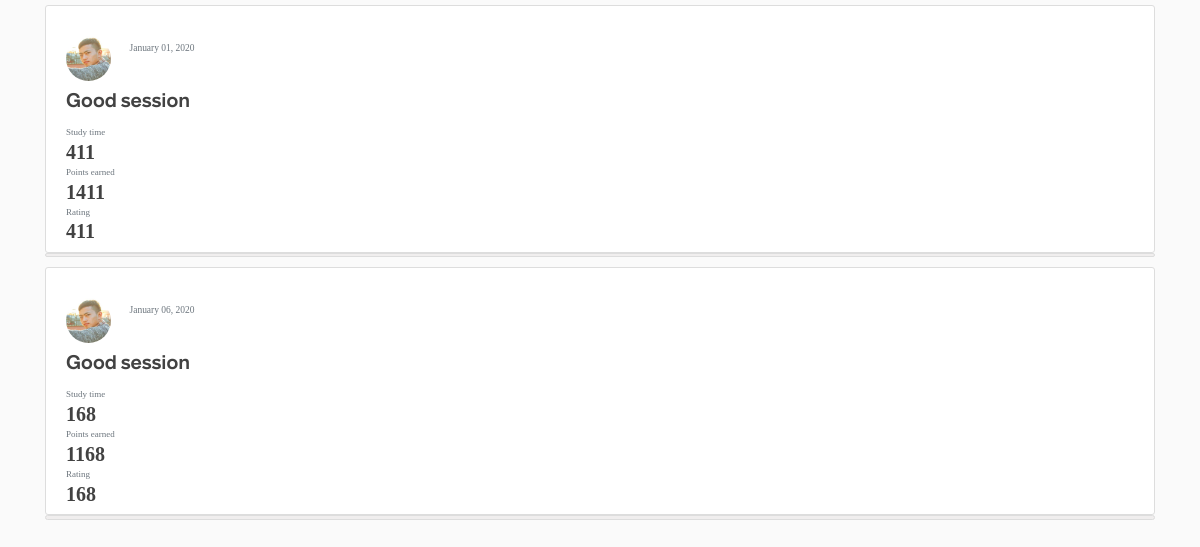
The page /rewards/purchase_rewards/go_home/ (lower part) on the database as committed earlier.
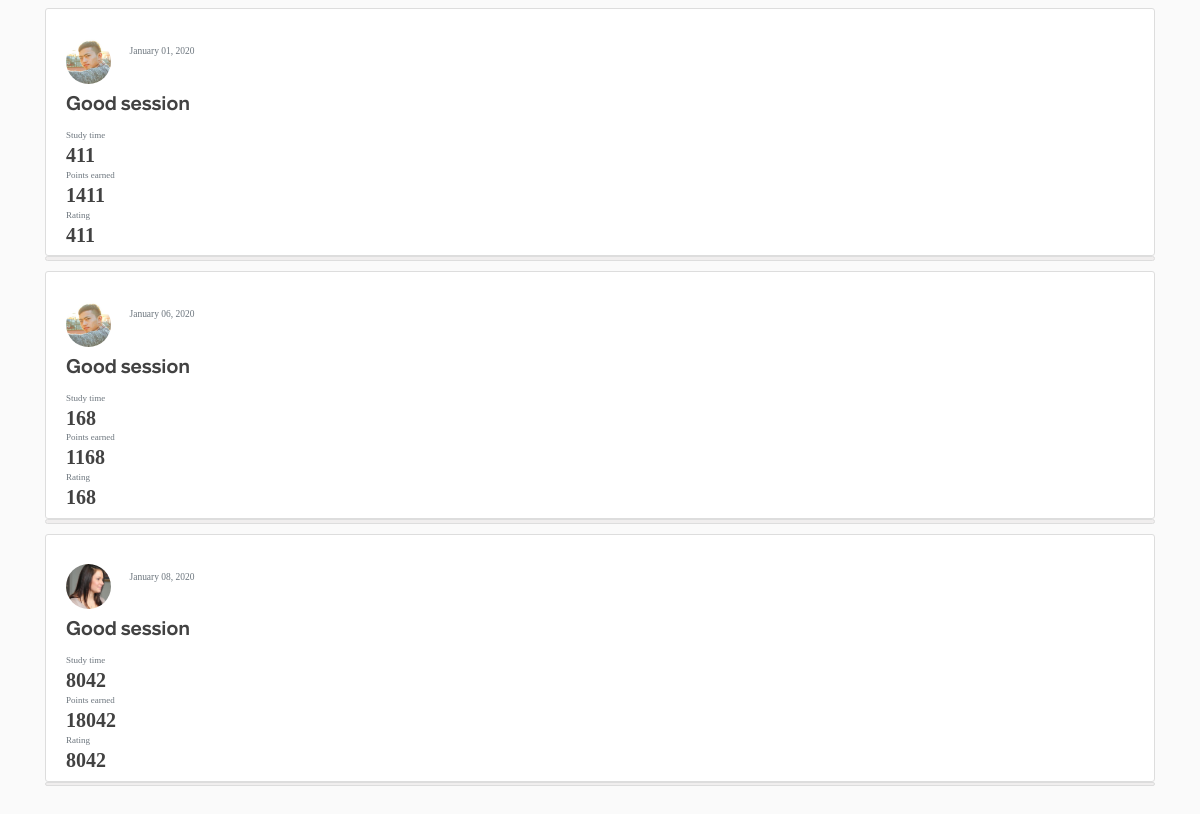
The same page on the database as committed later.
### blog/models.py (models this page shows, shortened)
class Post(models.Model):
    objects = models.Manager()
    title = "title" #models.CharField(max_length=100)
    time_studied = models.IntegerField(default=20)
    date_posted = models.DateTimeField(default=timezone.now)
    author = models.ForeignKey(User, on_delete=models.CASCADE)

### users/models.py (models this page shows, shortened)
class Profile(models.Model):
    user = models.OneToOneField(User, on_delete=models.CASCADE)
    profile_pictures = [
        "asian_student.jpeg",
        "black_and_white_photo.jpg",
        "college_student.jpeg",
        "girl_looking_sideways.jpg",
        "nerdy_guy.jpg",
        "science_student.jpeg",
        "student_sitting_on_grass.jpg",
    ]
    for i in range(len(profile_pictures)):
        profile_pictures[i] = "potential_pics/" + profile_pictures[i]
    image = models.ImageField(
        default=random.choice(profile_pictures), upload_to="profile_pics"
    )
    wallet_points = models.BigIntegerField(default=0)
    university = models.CharField(default="", max_length=35)
    subject = models.CharField(default="", max_length=35)

### blog/views.py (the view)
# urls.py: path('', PostListView.as_view(), name='blog-home'),
def home(request):
    context = {"posts": Post.objects.all()}
    return render(request, "blog/home.html", context)

### blog/templates/blog/home.html (shortened to what this page needs)
{% extends "blog/base.html" %}
{% block content %}
<head>
</head>
{% for post in posts %}
<article class="media content-section">
  <div style="inline-block;"> <img class="rounded-circle article-img" src="{{ post.author.profile.image.url }}">
    <div style="display:inline-block;">
      <div class="media-body">
        <div class="article-metadata" <small style="font-weight:600" class="text-muted">
          <small class="text-muted">{{ post.date_posted|date:"F d, Y" }}</small>
        </div>
      </div>
    </div>
    <div class="media-body">
      <h2 style="font-size:20px;font-weight:600;"><a class="article-title" href="{% url 'post-detail' post.id %}">Good
          session</a></h2>
      <div>
        <div class="feednotes" id="feednote">
          <p class="text-muted"> Study time </p>
          <p style="font-weight:600;font-size:20px;" class="article-content">{{ post.time_studied }}</p>
        </div style="margin-left:">
        <div class="feednotes" id="feednote">
          <p class="text-muted"> Points earned </p>
          <p style="font-weight:600;font-size:20px;" class="article-content">1{{ post.time_studied }}</p>
        </div>
        <div style="border-width:0" class="feednotes" id="feednote">
          <p class="text-muted">Rating</p>
          <p style="font-weight:600;font-size:20px;" class="article-content">{{ post.time_studied }}</p>
        </div>
      </div>
    </div>
</article>
<div id="likebox" style="margin-top:0px;padding-top:0px;" class="media content-section likebox">
  <div style="width:100%;padding-top:4%;">
  </div>
</div>
{% endfor %}
{% endblock content %}

Rows that differ between the two databases and show on the page:
added Post: author.profile.image (picture), date_posted "January 08, 2020", time_studied "8042"
